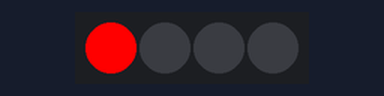
Bench run of a sketch on a simulated Arduino Uno, built with avr-gcc and run on an emulated ATmega328P. Parts: 4 RGB LEDs in strip order, left to right.

Above: at 0.05 s.
At 1.15 s:
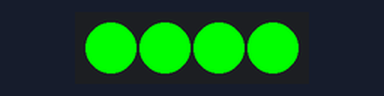
At 1.75 s:
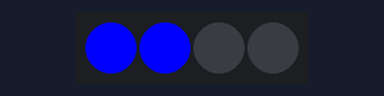
At 2.35 s:
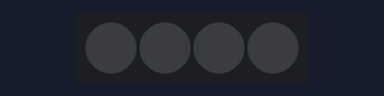
At 3.76 s:
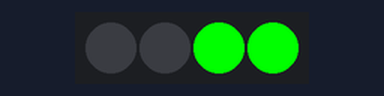
At 5.16 s:
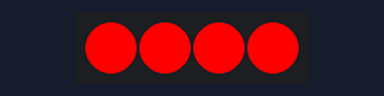
Timing chart, 0 to 5.5 s (numbered marks = the images above):
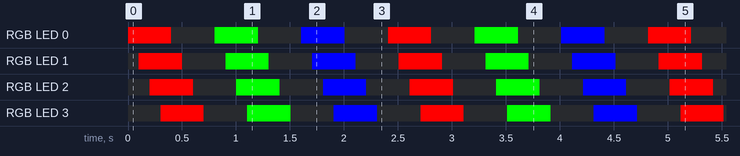

Measured:
- by itself, RGB LED 0–3: repeats every 2.4 s: off 0.40 s, RGB(0, 255, 0) 0.40 s, off 0.40 s, RGB(0, 0, 255) 0.40 s, off 0.40 s, RGB(255, 0, 0) 0.40 s
- by itself, everything shown: repeats every 2.4 s, in 24 steps

The sketch:

chasing_lights.ino
```cpp
#include <Adafruit_NeoPixel.h>
#include <avr/power.h>

#define PIN 1
#define NUM_OF_PIXELS 4

Adafruit_NeoPixel pixels = Adafruit_NeoPixel(NUM_OF_PIXELS, PIN, NEO_GRB + NEO_KHZ800);

void setup() {
  pixels.begin();
}

void loop() {
  chase(pixels.Color(255, 0, 0)); // Red
  chase(pixels.Color(0, 255, 0)); // Green
  chase(pixels.Color(0, 0, 255)); // Blue
}

static void chase(uint32_t color) {

  for (uint16_t i=0; i < pixels.numPixels()+4; i++) {
      pixels.setPixelColor(i, color); // Draw new pixel
      pixels.setPixelColor(i-4, 0); // Erase pixel a few steps back
      pixels.show();
      delay(100);
  }
}
```
